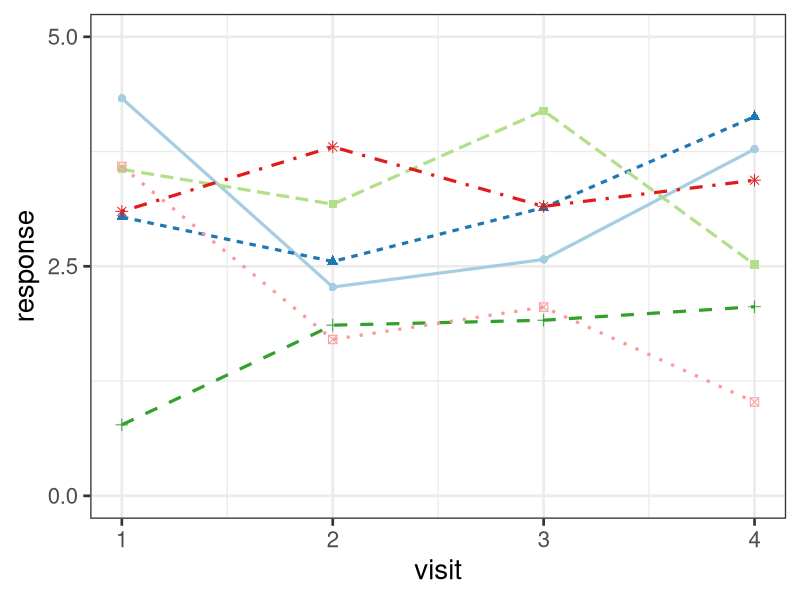
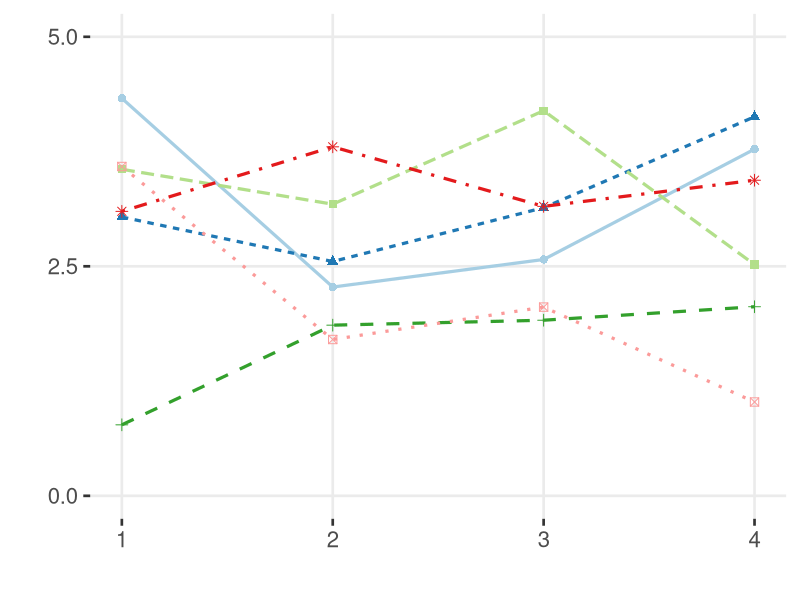
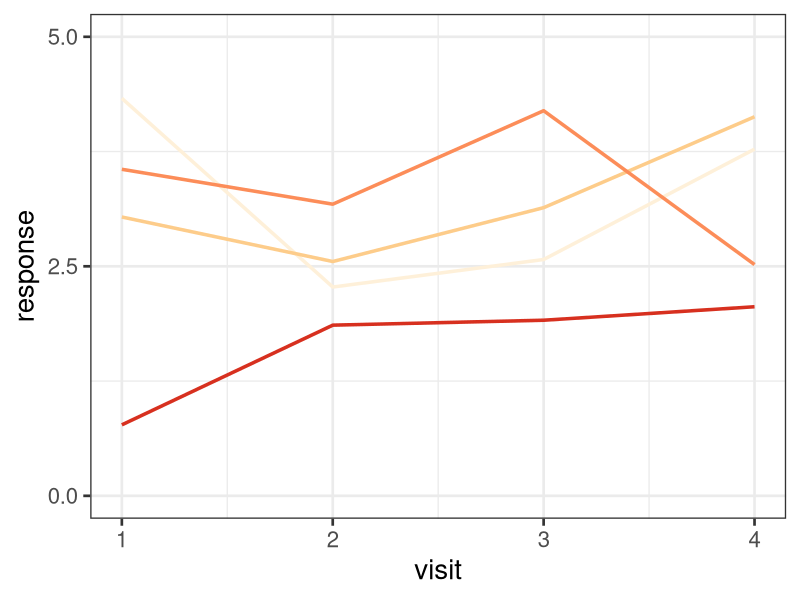
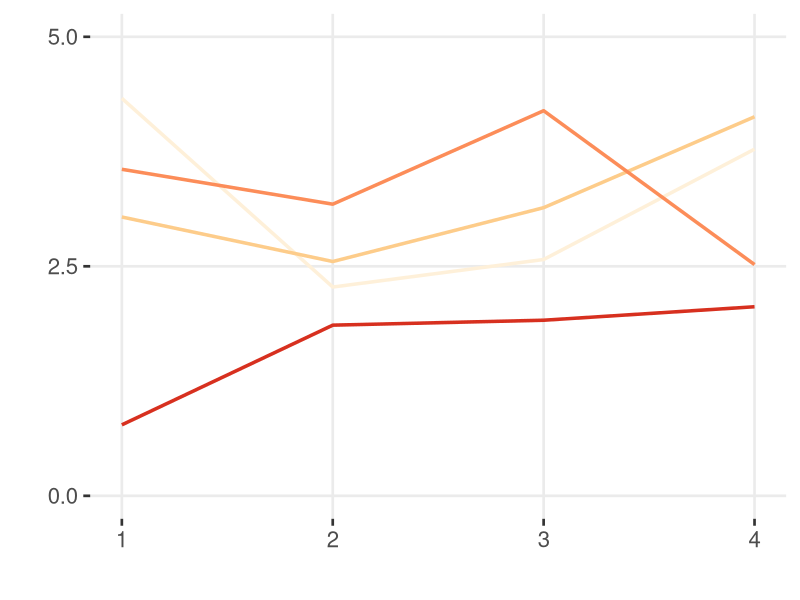
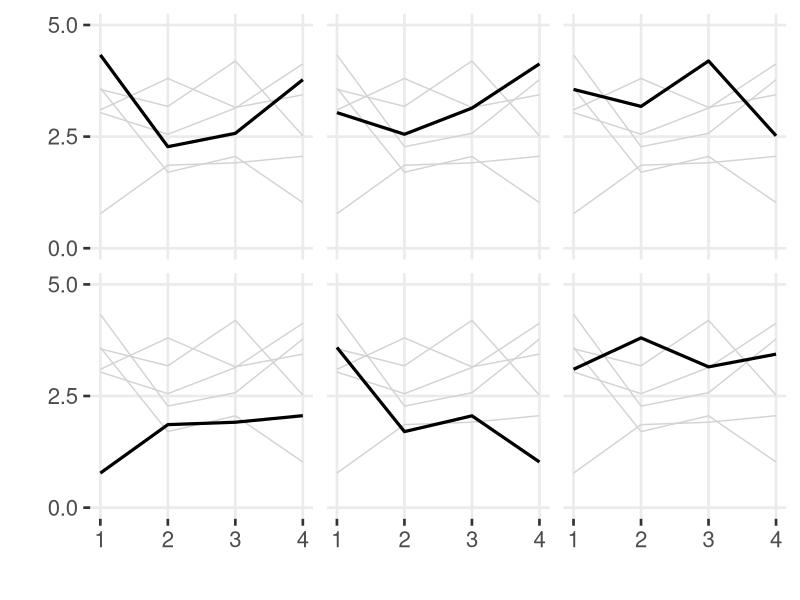
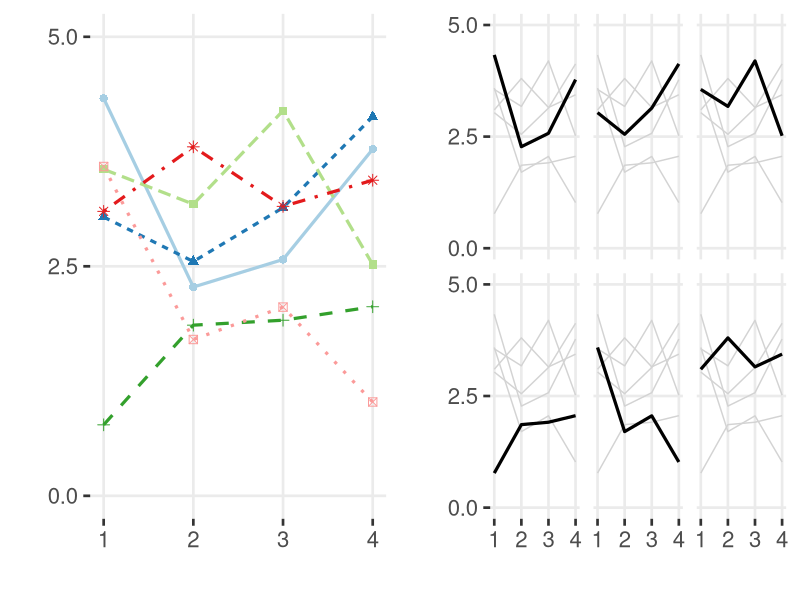

The R script that drew these images, in order:
library(ggplot2)
library(gridExtra)
df <- data.frame(trt=rep(c("A", "B", "C", "D", "E", "F"), each=4),
                 trt2=rep(c("A", "B", "C", "D", "E", "F"), each=4),
                 visit=rep(c(1, 2, 3, 4),6),
                 response=c(rnorm(4,2,1),rnorm(4,3,1),rnorm(4,2.5,1),
                            rnorm(4,2,1),rnorm(4,2.5,1),rnorm(4,3,0.5)))
head(df)

lineplot <- ggplot(df, aes(x=visit, y=response, group=trt, color=trt)) + 
  geom_line(size = 1.1, aes(linetype=trt)) + 
  geom_point(size = 2.5, aes(shape=trt))+
  scale_x_continuous(limits = c(1, 4), breaks = c(1, 2, 3,4)) +
  scale_y_continuous(limits = c(0, 5), breaks = c(0,2.5,5)) +
  scale_color_brewer(palette="Paired") + 
  theme_bw(base_size = 20) +  theme(legend.position="none")

lineplot

lineplot <- lineplot  +  xlab("") 
lineplot <- lineplot  +  ylab("") 
lineplot <- lineplot + theme(panel.grid.minor=element_blank())
lineplot <- lineplot + theme(panel.border=element_blank())
lineplot

lineplot3 <- ggplot(subset(df,trt=="A" | trt=="B" | trt=="C" | trt=="D"), aes(x=visit, y=response, group=trt, color=trt)) + 
  geom_line(size = 1.2) + 
  scale_x_continuous(limits = c(1, 4), breaks = c(1, 2, 3,4)) +
  scale_y_continuous(limits = c(0, 5), breaks = c(0,2.5,5)) +
  scale_colour_brewer(palette  = "OrRd")+ 
  theme_bw(base_size = 20) +  theme(legend.position="none")

lineplot3

lineplot3 <- lineplot3  +  xlab("") 
lineplot3 <- lineplot3  +  ylab("") 
lineplot3 <- lineplot3 + theme(panel.grid.minor=element_blank())
lineplot3 <- lineplot3 + theme(panel.border=element_blank())
lineplot3



lineplot2 <- ggplot(df, aes(x=visit, y=response, group = trt)) + 
  geom_line (data=transform(df,trt=NULL),aes(x=visit, y=response, group = trt2), size=0.5, color = "light gray")+   
  geom_line(size = 1.1) + 
  scale_x_continuous(limits = c(1, 4), breaks = c(1, 2, 3,4)) +
  scale_y_continuous(limits = c(0, 5), breaks = c(0,2.5,5)) +
  scale_color_brewer(palette="Paired") + 
  theme_bw(base_size = 20) +  theme(legend.position="none") + facet_wrap (~trt)



lineplot2 <- lineplot2  +  xlab("") 
lineplot2 <- lineplot2  +  ylab("") 
lineplot2 <- lineplot2 + theme(panel.grid.minor=element_blank())
lineplot2 <- lineplot2 + theme(panel.border=element_blank())
lineplot2 <-lineplot2 +  theme(strip.background = element_blank(), strip.text = element_blank()) 

lineplot2

grid.arrange(lineplot, lineplot2, ncol=2, nrow=1)
